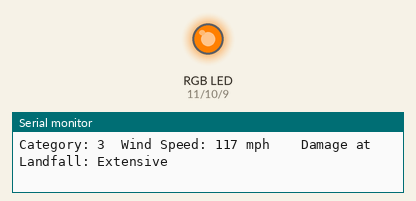
This sketch was run on a simulated Arduino Uno, built with avr-gcc and run on an emulated ATmega328P. On the bench: an RGB LED mixed from three pins (HIGH = lit), the last lines printed to the serial monitor. Random numbers use the default seed unless the sketch sets one.

Above: at 0.1 s.
At 18.1 s:
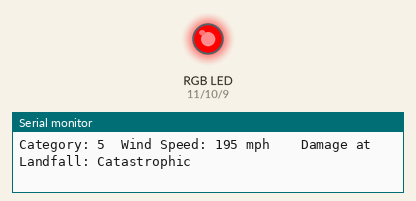
At 28.1 s:
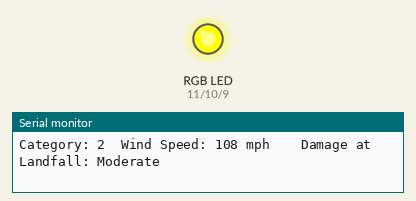
At 36.1 s:
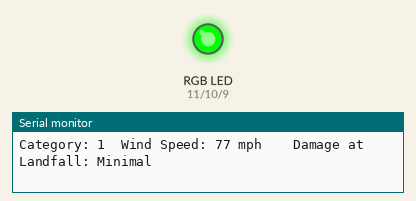
Timing chart, 0 to 40.0 s (numbered marks = the images above):
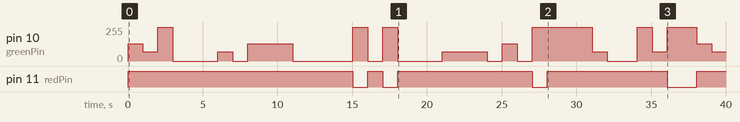

The sketch:

Saffir-Simpson_Scale.ino
```cpp
#include <Arduino.h>

//Ethan McAuliffe
//TEI3M
//Saffir-Simpson Scale with RGB LED
#define redPin 11
#define greenPin 10
#define bluePin 9
int green;
int red;
int blue;
int category;
String damage;
int windSpeed;

void setup() {
  Serial.begin(9600);
  pinMode(11, OUTPUT);
  pinMode(10, OUTPUT);
  pinMode(9, OUTPUT);
}

void loop() {
  windSpeed = random(74, 201);
  if (windSpeed >= 74) {
    category = 1;
    damage = "Minimal";
    red = 0;
    green = 255;
    blue = 0;
  }
  if (windSpeed >= 96) {
    category = 2;
    damage = "Moderate";
    red = 255;
    green = 255;
    blue = 0;
  }
  if (windSpeed >= 111) {
    category = 3;
    damage = "Extensive";
    red = 255;
    green = 128;
    blue = 0;
  }
  if (windSpeed >= 131) {
    category = 4;
    damage = "Extreme";
    red = 255;
    green = 69;
    blue = 0;

  }
  if (windSpeed >= 155) {
    category = 5;
    damage = "Catastrophic";
    red = 255;
    green = 0;
    blue = 0;
  }

  //output
  analogWrite(redPin, red);
  analogWrite(greenPin, green);
  analogWrite(bluePin, blue);
  Serial.print("Category: ");
  Serial.print(category);
  Serial.print("\t");
  Serial.print("Wind Speed: ");
  Serial.print(windSpeed);
  Serial.print(" mph");
  Serial.print("\t");
  Serial.print("\t");
  Serial.print("Damage at Landfall: ");
  Serial.println(damage);
  delay(1000);
}
```

Measured:
- by itself, pin 11 (redPin): LOW → HIGH at 0.00 s, → LOW 15.0 s later, → HIGH 1.0 s later, → LOW 1.0 s later, … (9 changes in this stretch)
- by itself, pin 10 (greenPin): 0/255 → 128/255 at 0.00 s, → 69/255 1.0 s later, → 255/255 1.0 s later, → 0/255 1.0 s later, … (24 changes in this stretch)
